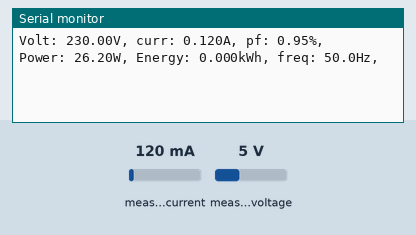
This sketch was run on a simulated ESP32. Shown: the last lines printed to the serial monitor. The test bench sets the inputs (shaded band); at power-on: measured current 120 mA, measured voltage 5 V.

Above: at 1.2 s.
1.3 s: measured current set to 40 mA
At 2.6 s:
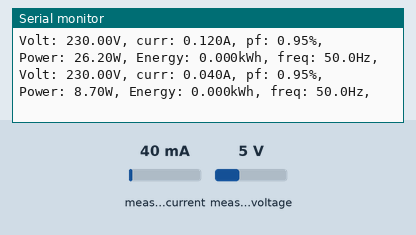
2.8 s: measured voltage set to 0.3 V
4.3 s: measured current set to 500 mA
At 4.3 s:
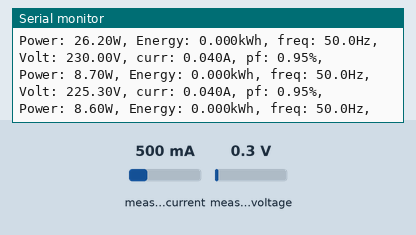
Timing chart, 0 to 7.3 s (numbered marks = the images above; inputs shaded):
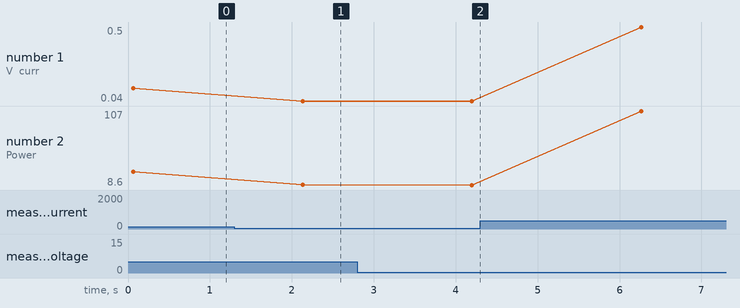

Measured:
- after the input at 1.3 s, the serial monitor: prints a new line after 0.83 s (image 1)
- plotted number 1: 0.12 → 0.04 after the input at 1.3 s, 0.04 → 0.5 after the input at 4.3 s
- plotted number 2: 26.2 → 8.7 after the input at 1.3 s, 8.7 → 8.6 after the input at 2.8 s, 8.6 → 107 after the input at 4.3 s

The sketch:

pzem_esp32.ino
```cpp
#include <PZEM004Tv30.h>
#define RXD2 16
#define TXD2 17

PZEM004Tv30 pzem_r(Serial2, RXD2, TXD2);

float vr;
float ir;
float freq;
float pf_r;
float energy;
float power;

void setup() {
  Serial.begin(115200);
  Serial2.begin(9600, SERIAL_8N1, RXD2, TXD2);
}

void loop() {
    baca_pzem();
    Serial.print("Volt: ");Serial.print(vr,2  );Serial.print("V, ");
    Serial.print("curr: ");Serial.print(ir,3);Serial.print("A, ");
    Serial.print("pf: ");Serial.print(pf_r);Serial.println("%, ");
    Serial.print("Power: ");Serial.print(power);Serial.print("W, ");
    Serial.print("Energy: ");Serial.print(energy,3);Serial.print("kWh, ");
    Serial.print("freq: ");Serial.print(freq,1);Serial.println("Hz, ");
    Serial.println();
    delay(2000);
}

void baca_pzem(){
    vr = pzem_r.voltage();
    ir = pzem_r.current();
    freq = pzem_r.frequency();
    pf_r = pzem_r.pf();
    power = pzem_r.power();
    energy = pzem_r.energy();
}
```
